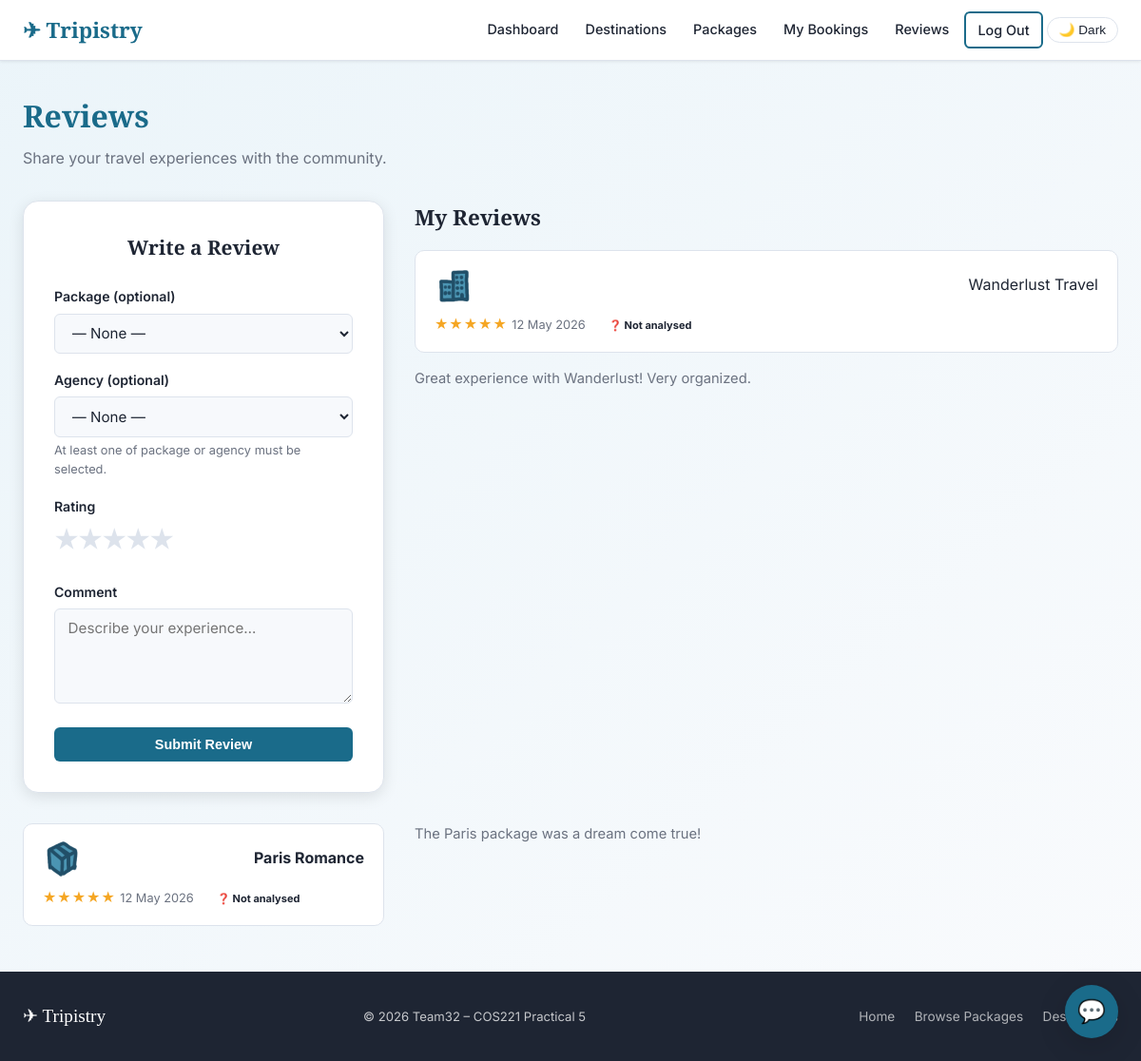
Page /tripistry/traveller/reviews.php (signed in) on the committed database.
### tables this page shows
CREATE TABLE `review` (
  `review_id` int(11) NOT NULL AUTO_INCREMENT,
  `traveller_id` int(11) NOT NULL,
  `agency_id` int(11) DEFAULT NULL,
  `package_id` int(11) DEFAULT NULL,
  `rating` int(11) NOT NULL CHECK (`rating` >= 1 and `rating` <= 5),
  `comment` text DEFAULT NULL,
  `sentiment` varchar(20) DEFAULT NULL,
  `created_date` timestamp NULL DEFAULT current_timestamp(),
  PRIMARY KEY (`review_id`),
  KEY `traveller_id` (`traveller_id`),
  KEY `agency_id` (`agency_id`),
  KEY `package_id` (`package_id`),
  CONSTRAINT `fk_review_traveller` FOREIGN KEY (`traveller_id`) REFERENCES `traveller` (`traveller_id`),
  CONSTRAINT `fk_review_agency` FOREIGN KEY (`agency_id`) REFERENCES `travel_agency` (`agency_id`),
  CONSTRAINT `fk_review_package` FOREIGN KEY (`package_id`) REFERENCES `travel_package` (`package_id`),
  CONSTRAINT `CONSTRAINT_1` CHECK (`agency_id` is not null or `package_id` is not null)
);

CREATE TABLE `travel_agency` (
  `agency_id` int(11) NOT NULL,
  `company_name` varchar(255) NOT NULL,
  `contact_number` varchar(20) DEFAULT NULL,
  `website` varchar(255) DEFAULT NULL,
  `address` varchar(255) DEFAULT NULL,
  `country` varchar(100) DEFAULT NULL,
  PRIMARY KEY (`agency_id`),
  CONSTRAINT `fk_travelagency_user` FOREIGN KEY (`agency_id`) REFERENCES `user` (`user_id`) ON DELETE CASCADE
);

CREATE TABLE `travel_package` (
  `package_id` int(11) NOT NULL AUTO_INCREMENT,
  `agency_id` int(11) NOT NULL,
  `destination_id` int(11) NOT NULL,
  `name` varchar(255) NOT NULL,
  `description` text DEFAULT NULL,
  `base_price` decimal(10,2) NOT NULL,
  `duration_days` int(11) DEFAULT NULL,
  `start_date` date DEFAULT NULL,
  `end_date` date DEFAULT NULL,
  `image_url` varchar(255) DEFAULT NULL,
  `avg_rating` decimal(3,2) DEFAULT 0.00,
  `created_at` timestamp NULL DEFAULT current_timestamp(),
  PRIMARY KEY (`package_id`),
  KEY `agency_id` (`agency_id`),
  KEY `destination_id` (`destination_id`),
  CONSTRAINT `fk_package_agency` FOREIGN KEY (`agency_id`) REFERENCES `travel_agency` (`agency_id`),
  CONSTRAINT `fk_package_destination` FOREIGN KEY (`destination_id`) REFERENCES `destination` (`destination_id`)
);

### tripistry/includes/auth.php (called while the page is built, shortened)
<?php
function e(string $s): string {
    return htmlspecialchars($s, ENT_QUOTES | ENT_SUBSTITUTE, 'UTF-8');
}

### tripistry/traveller/reviews.php (the view, shortened to what this page needs)
<?php
require_once __DIR__ . '/../includes/auth.php';
require_once __DIR__ . '/../review_functions.php';
$db  = get_db();
$uid = current_user_id();
$stmt = $db->prepare("
    SELECT r.*, tp.name AS package_name, ta.company_name AS agency_name
    FROM review r
    LEFT JOIN travel_package tp ON tp.package_id = r.package_id
    LEFT JOIN travel_agency ta  ON ta.agency_id  = r.agency_id
    WHERE r.traveller_id = ?
    ORDER BY r.created_date DESC
");
$stmt->execute([$uid]);
$my_reviews = $stmt->fetchAll();
require_once __DIR__ . '/../includes/header.php';
?>
<div class="page-header">
    <h1>Reviews</h1>
    <p>Share your travel experiences with the community.</p>
</div>
<div style="display:grid;grid-template-columns:380px 1fr;gap:2rem;align-items:start">
<div class="form-card" style="max-width:100%;margin:0">
    <h2 style="font-size:1.3rem">Write a Review</h2>
    <form method="POST" action="<?= BASE_URL ?>/traveller/reviews.php" data-validate>
        <div class="form-group">
            <label for="package_id">Package (optional)</label>
            <select id="package_id" name="package_id" class="form-control">
                <option value="">— None —</option>
            </select>
        </div>
        <div class="form-group">
            <label for="agency_id">Agency (optional)</label>
            <select id="agency_id" name="agency_id" class="form-control">
                <option value="">— None —</option>
            </select>
            <div style="font-size:.8rem;color:var(--clr-text-muted);margin-top:.25rem">At least one of package or agency must be selected.</div>
        </div>
        <div class="form-group">
            <label>Rating</label>
            <div class="stars-input">
                <?php for ($i=5;$i>=1;$i--): ?>
                <label for="star<?=$i?>">★</label>
                <?php endfor; ?>
            </div>
        </div>
        <div class="form-group">
            <label for="comment">Comment</label>
            <textarea id="comment" name="comment" class="form-control" rows="4"
                      placeholder="Describe your experience…"><?= e($_POST['comment'] ?? '') ?></textarea>
        </div>
        <button type="submit" class="btn btn-primary btn-block">Submit Review</button>
    </form>
</div>
<div>
    <h2 style="font-family:var(--font-display);font-size:1.4rem;margin-bottom:1rem">My Reviews</h2>
    <?php if (empty($my_reviews)): ?>
        <div class="empty-state"><div class="empty-icon"><img src="<?= BASE_URL ?>/assets/star.PNG" width = "40" height="40"></div></div><p>You haven't written any reviews yet.</p></div>
    <?php else: ?>
        <?php foreach ($my_reviews as $rev): ?>
        <div class="review-card">
            <div class="review-card-header">
                <div>
                    <?php if ($rev['package_name']): ?><img src="<?= BASE_URL ?>/assets/box.PNG" width = "40" height="40"></div> <strong><?= e($rev['package_name']) ?></strong><?php endif; ?>
                    <?php if ($rev['agency_name']): ?><img src="<?= BASE_URL ?>/assets/building.PNG" width = "40" height="40"></div> <?= e($rev['agency_name']) ?><?php endif; ?>
                </div>
                <div>
                    <span class="stars"><?= str_repeat('★', $rev['rating']) ?><?= str_repeat('☆', 5-$rev['rating']) ?></span>
                    <span class="review-date"><?= date('d M Y', strtotime($rev['created_date'])) ?></span>
                    <?= getSentimentBadge($rev['sentiment'] ?? null) ?>
                </div>
            </div>
            <?php if ($rev['comment']): ?><p class="review-body"><?= e($rev['comment']) ?></p><?php endif; ?>
        </div>
        <?php endforeach; ?>
    <?php endif; ?>
<?php require_once __DIR__ . '/../includes/footer.php'; ?>

### tripistry/review_functions.php (shortened to what this page needs)
<?php
function getSentimentBadge($sentiment) {
    switch ($sentiment) {
        default:
            return '<span class="sentiment-badge unknown">❓ Not analysed</span>';
    }
}

### tripistry/css/style.css (style rules this page uses)
:root { --clr-primary: #1a6b8a; --clr-primary-dark: #134f67; --clr-primary-light: #d0eaf4; --clr-accent: #f5a623; --clr-accent-dark: #c77d0a; --clr-bg: #f7f9fc; --clr-surface: #ffffff; --clr-border: #dde3ec; --clr-text: #1e2533; --clr-text-muted: #6b7280; --clr-text-light: #ffffff; --clr-success: #16a34a; --clr-warning: #d97706; --clr-danger: #dc2626; --clr-info: #0284c7; --max-width: 1200px; --nav-height: 64px; --radius-sm: 6px; --radius-md: 10px; --radius-lg: 16px; --font-body: 'Inter', system-ui, sans-serif; --font-display: 'Playfair Display', Georgia, serif; --shadow-sm: 0 1px 3px rgba(0,0,0,.08); --shadow-md: 0 4px 16px rgba(0,0,0,.10); --shadow-lg: 0 8px 32px rgba(0,0,0,.14); }
*, *::before, *::after { box-sizing: border-box; margin: 0; padding: 0; }
html { scroll-behavior: smooth; }
body { font-family: var(--font-body); background-image: linear-gradient( to bottom right, rgba(215, 234, 244, 0.5), rgba(247, 249, 252, 0.7) ), url('../assets/bg.png'); background-size: cover, 100% auto; background-repeat: no-repeat, repeat-y; background-attachment: fixed; color: var(--clr-text); line-height: 1.6; min-height: 100vh; display: flex; flex-direction: column; }
img { max-width: 100%; display: block; }
.btn { display: inline-flex; align-items: center; gap: 0.4rem; padding: 0.5rem 1.2rem; border-radius: var(--radius-sm); font-size: 0.9rem; font-weight: 600; cursor: pointer; border: 2px solid transparent; transition: background 0.15s, color 0.15s, border-color 0.15s, transform 0.1s; text-decoration: none; white-space: nowrap; }
.btn-primary { background:var(--clr-primary); color: #fff; }
.btn-block { width: 100%; justify-content: center; }
.page-header { margin-bottom: 2rem; }
.page-header h1 { font-family: var(--font-display); font-size: 2rem; color: var(--clr-primary); }
.page-header p { color: var(--clr-text-muted); margin-top: 0.4rem; }
.form-card { background: var(--clr-surface); border: 1px solid var(--clr-border); border-radius: var(--radius-lg); padding: 2rem; box-shadow: var(--shadow-md); max-width: 520px; margin: 0 auto; }
.form-card h2 { font-family: var(--font-display); font-size: 1.6rem; margin-bottom: 1.5rem; text-align: center; }
.form-group { margin-bottom: 1.1rem; }
.form-group label { display: block; font-size: 0.88rem; font-weight: 600; margin-bottom: 0.35rem; }
.form-control { width: 100%; padding: 0.6rem 0.85rem; border: 1.5px solid var(--clr-border); border-radius: var(--radius-sm); font-size: 0.95rem; font-family: var(--font-body); background: var(--clr-bg); transition: border-color 0.15s; color: var(--clr-text); }
select.form-control { cursor: pointer; }
textarea.form-control { resize: vertical; min-height: 100px; }
.stars { color: var(--clr-accent); font-size: 1rem; letter-spacing: 1px; }
.stars-input label { font-size: 1.5rem; cursor: pointer; color: var(--clr-border); }
.stars-input { display: flex; flex-direction: row-reverse; width: fit-content; }
.review-card { background: var(--clr-surface); border: 1px solid var(--clr-border); border-radius: var(--radius-md); padding: 1rem 1.25rem; margin-bottom: 1rem; }
.review-card-header { display: flex; align-items: center; justify-content: space-between; margin-bottom: 0.5rem; }
.review-date { font-size: 0.8rem; color: var(--clr-text-muted); }
.review-body { font-size: 0.92rem; color: var(--clr-text-muted); }
.sentiment-badge { display: inline-block; padding: 2px 10px; border-radius: 20px; font-size: 11px; font-weight: bold; margin-left: 10px; }

### rows in the picture
review: agency.company_name "Wanderlust Travel", rating "★★★★★", created_date "12 May 2026", comment "Great experience with Wanderlust! Very organized."
review: package.name "Paris Romance", rating "★★★★★", created_date "12 May 2026", comment "The Paris package was a dream come true!"
